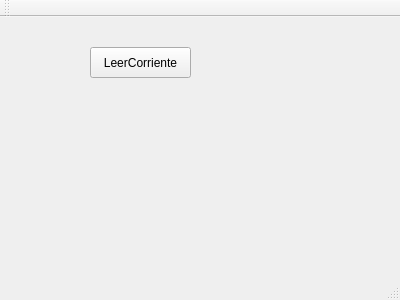
<?xml version="1.0" encoding="UTF-8"?>
<ui version="4.0">
 <class>INA219</class>
 <widget class="QMainWindow" name="INA219">
  <property name="geometry">
   <rect>
    <x>0</x>
    <y>0</y>
    <width>400</width>
    <height>300</height>
   </rect>
  </property>
  <property name="windowTitle">
   <string>INA219</string>
  </property>
  <widget class="QWidget" name="centralWidget">
   <widget class="QPushButton" name="pushButton">
    <property name="geometry">
     <rect>
      <x>90</x>
      <y>30</y>
      <width>101</width>
      <height>31</height>
     </rect>
    </property>
    <property name="text">
     <string>LeerCorriente</string>
    </property>
   </widget>
  </widget>
  <widget class="QMenuBar" name="menuBar">
   <property name="geometry">
    <rect>
     <x>0</x>
     <y>0</y>
     <width>400</width>
     <height>27</height>
    </rect>
   </property>
  </widget>
  <widget class="QToolBar" name="mainToolBar">
   <attribute name="toolBarArea">
    <enum>TopToolBarArea</enum>
   </attribute>
   <attribute name="toolBarBreak">
    <bool>false</bool>
   </attribute>
  </widget>
  <widget class="QStatusBar" name="statusBar"/>
 </widget>
 <layoutdefault spacing="6" margin="11"/>
 <resources/>
 <connections/>
</ui>
